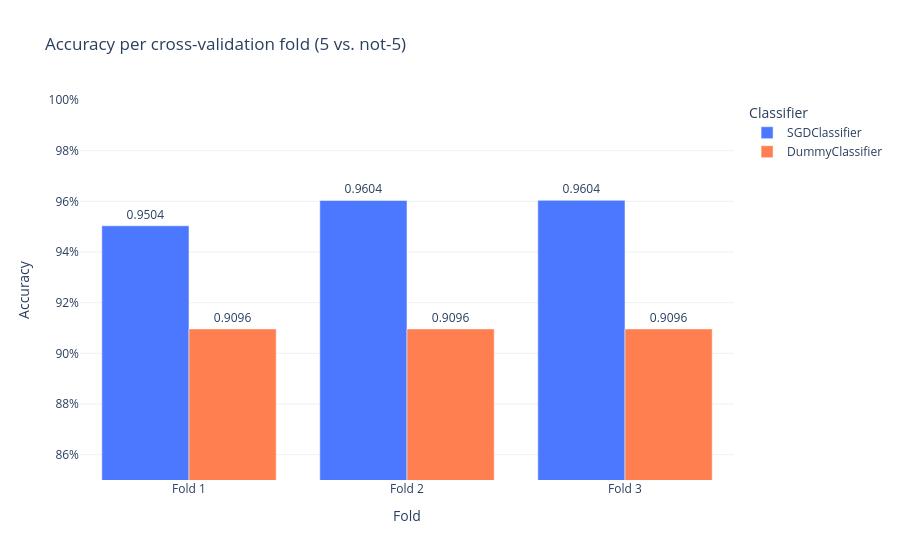

Here is the notebook cell this chart was saved with:
### Markdown cell above
**Visual:** Grouped bar chart of accuracy per fold, SGDClassifier next to DummyClassifier.

### Code cell
report.plot_accuracy_per_fold()

### Figure 1 — Plotly figure (JSON) as saved in the notebook; plotly's stock layout.template omitted (floating-point values rounded to 4 significant figures)
{"data": [{"marker": {"color": "#4C78FF"}, "name": "SGDClassifier", "text": [0.9504, 0.9604, 0.9604], "textposition": "outside", "type": "bar", "x": ["Fold 1", "Fold 2", "Fold 3"], "y": [0.9504, 0.9604, 0.9604]}, {"marker": {"color": "#FF7F50"}, "name": "DummyClassifier", "text": [0.9096, 0.9096, 0.9096], "textposition": "outside", "type": "bar", "x": ["Fold 1", "Fold 2", "Fold 3"], "y": [0.9096, 0.9096, 0.9096]}], "layout": {"barmode": "group", "legend": {"title": {"text": "Classifier"}}, "title": {"text": "Accuracy per cross-validation fold (5 vs. not-5)"}, "xaxis": {"title": {"text": "Fold"}}, "yaxis": {"range": [0.85, 1], "tickformat": ".0%", "title": {"text": "Accuracy"}}}}
